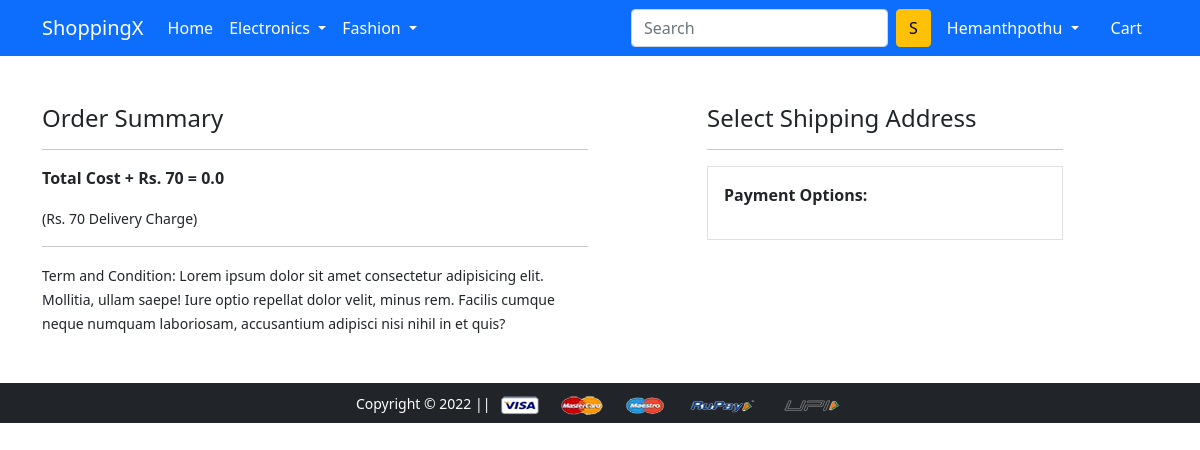
Page /checkout/ (signed in) on the earlier database version.
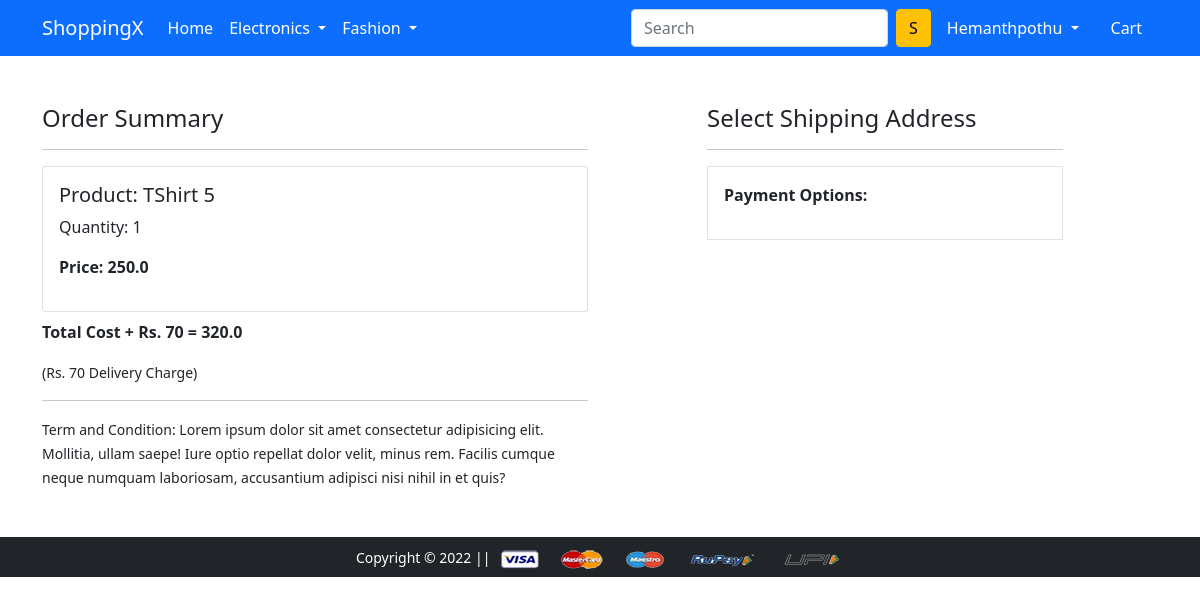
Same page on the later database version.
### app/models.py (models this page shows, shortened)
class Cart(models.Model):
 user = models.ForeignKey(User, on_delete=models.CASCADE)
 product = models.ForeignKey(Product, on_delete=models.CASCADE)
 quantity = models.PositiveIntegerField(default=1)
 @property
 def total_cost(self):
   return self.quantity * self.product.discounted_price

class Product(models.Model):
 title = models.CharField(max_length=100)
 selling_price = models.FloatField()
 discounted_price = models.FloatField()
 description = models.TextField()
 brand = models.CharField(max_length=100)
 category = models.CharField( choices=CATEGORY_CHOICES, max_length=2)
 product_image = models.ImageField(upload_to='productimg')

### app/views.py (the view)
# urls.py: path('checkout/', views.checkout, name='checkout'),
@login_required
def checkout(request):
	user = request.user
	add = Customer.objects.filter(user=user)
	cart_items = Cart.objects.filter(user=request.user)
	amount = 0.0
	shipping_amount = 70.0
	totalamount=0.0
	cart_product = [p for p in Cart.objects.all() if p.user == request.user]
	if cart_product:
		for p in cart_product:
			tempamount = (p.quantity * p.product.discounted_price)
			amount += tempamount
		totalamount = amount+shipping_amount
	return render(request, 'app/checkout.html', {'add':add, 'cart_items':cart_items, 'totalcost':totalamount})

### app/templates/app/checkout.html (shortened to what this page needs)
{% extends 'app/base.html' %}
{% load static %}
{% block main-content %}
<div class="container">
 <div class="row mt-5">
  <div class="col-sm-6">
    <h4>Order Summary</h4>
    <hr>
    {% for item in cart_items %}
      <div class="card mb-2">
        <div class="card-body">
          <h5>Product: {{item.product.title}}</h5>
          <p>Quantity: {{item.quantity}}</p>
          <p class="fw-bold">Price: {{item.total_cost}}</p>
        </div>
      </div>
    {% endfor %}
    <p class="fw-bold">Total Cost + Rs. 70  = {{totalcost}}</p>
    <small>(Rs. 70 Delivery Charge)</small> <hr>
    <small>Term and Condition: Lorem ipsum dolor sit amet consectetur adipisicing elit. Mollitia, ullam saepe! Iure optio repellat dolor velit, minus rem. Facilis cumque neque numquam laboriosam, accusantium adipisci nisi nihil in et quis?</small>
  </div>
  <div class="col-sm-4 offset-sm-1">
    <h4>Select Shipping Address</h4>
    <hr>
    <form action="/paymentdone" id="myform">
        <div class="border p-3">
          <p class="fw-bold">Payment Options:</p>
        </div>
      </form>
    </div>
  </div>
</div>
{% endblock main-content %}

Differences in the rows shown:
added Cart: product "TShirt 5", quantity "1", total_cost "250.0"
Other differences:
{{ totalcost }}: "0.0" → "320.0"
